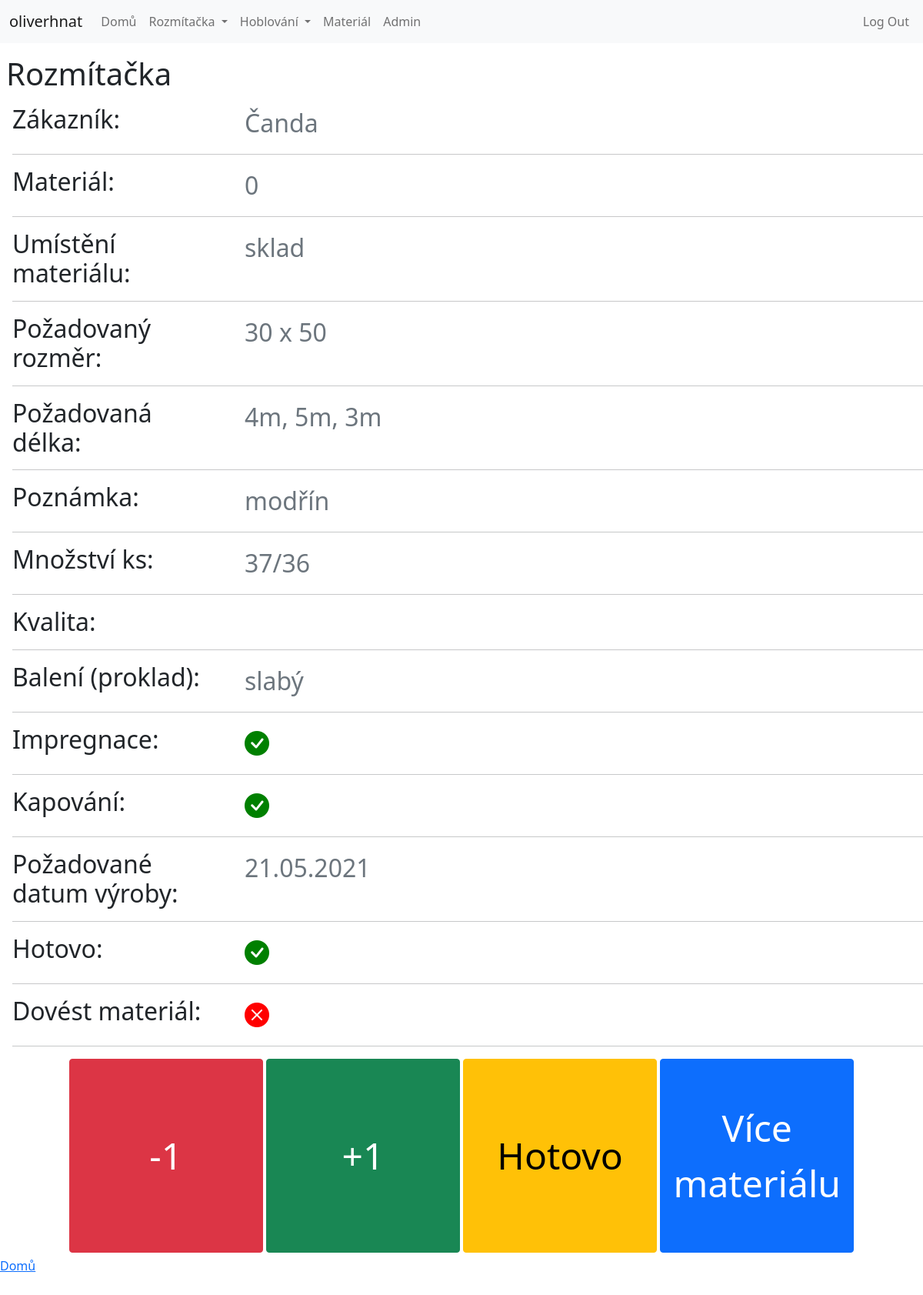
The page /r/1 (signed in) on the database as committed earlier.
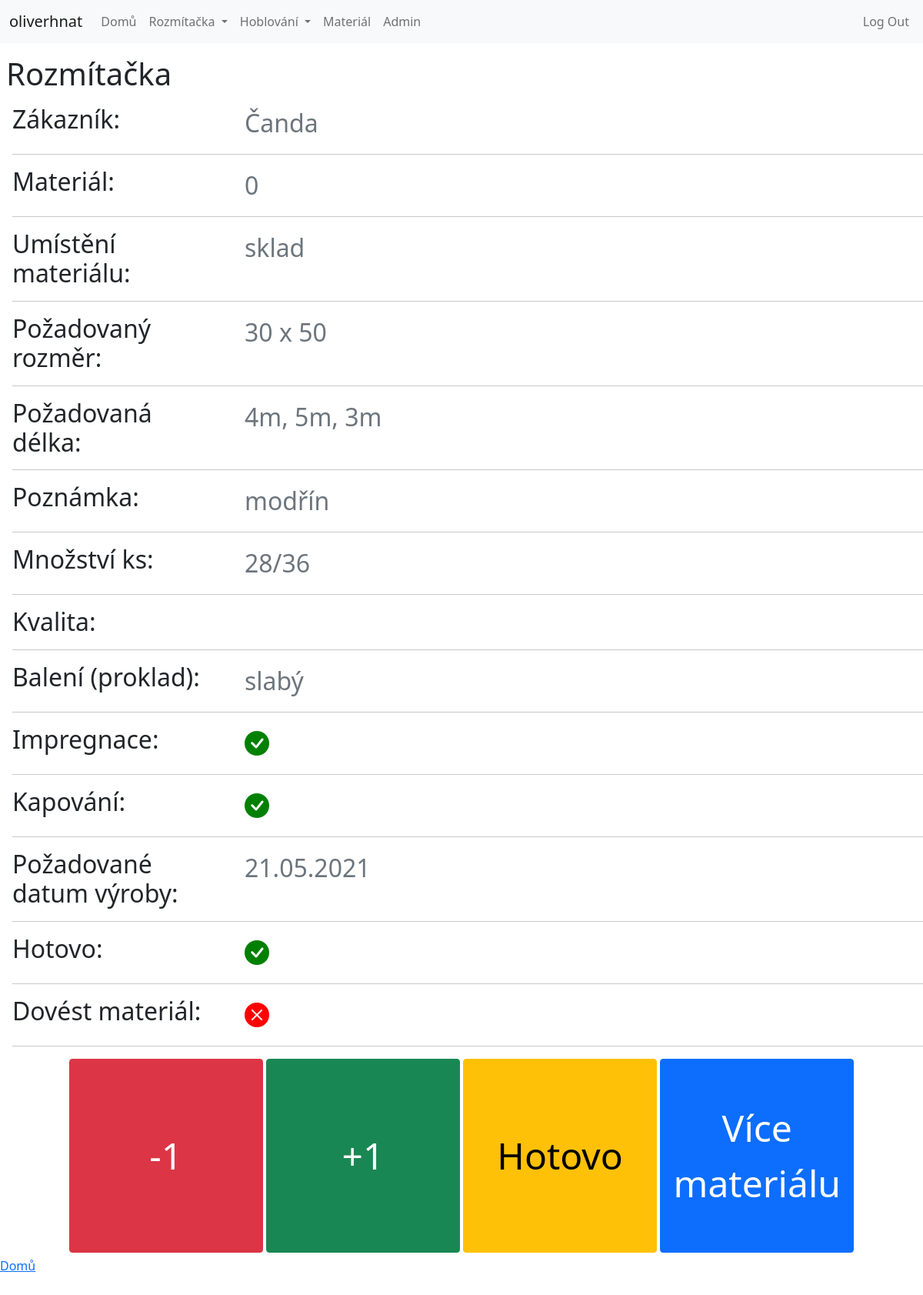
The same page on the database as committed later.
### orders/models.py (models this page shows, shortened)
class Rozmitacka(models.Model):
    zakaznik = models.CharField("Zákazník",blank=True, max_length=128)
    material = models.CharField("Materiál", blank=True, max_length=128)
    umisteni_materialu = models.CharField("Umístění materiálu", blank=True, max_length=128)
    pozadovany_rozmer = models.CharField("Požadovaný rozměr", blank=True, max_length=128)
    pozadovana_delka = models.CharField("Požadovaná délka", blank=True, max_length=128)
    poznamka = models.CharField("Poznámka", blank=True, max_length=128)
    ks = models.IntegerField("Kusů", default=1)
    ks_hotovo = models.IntegerField("Kusů hotovo", default=0)
    kvalita = models.CharField(blank=True, max_length=128)
    baleni = models.CharField("Balení", blank=True, max_length=128)
    impregnace = models.CharField(max_length=128, choices=[("Ano", "Ano"), ("Ne", "Ne")])
    kapovani = models.CharField("Kapování", max_length=128, choices=[("Ano", "Ano"), ("Ne", "Ne")])
    pozadovane_datum_vyroby = models.DateField("Požadované datum výroby", blank=True)
    hotovo = models.BooleanField("Hotovo", default=False)
    kontrola = models.BooleanField("Kontrola", default=False)
    get_material = models.BooleanField("Materiál", default=False)
    vytvoreno = models.DateTimeField("Vytvořeno", auto_now_add=True)
    class Meta:
        verbose_name_plural = "Rozmítačka"
        verbose_name = "Rozmítačka"

### orders/views.py (the view)
# urls.py: path("r/<int:r_id>", views.r_info, name="r_info"),
@login_required
def r_info(request, r_id):
    info = Rozmitacka.objects.get(id=r_id)
    return render(request, 'orders/r_info.html', {
        "order": info,
        "rozmitacka": rozmitacka_model,
        "hoblovani": hoblovani_model,
    })

### orders/templatetags/custom_tags.py (called while the page is built)
@register.filter(name="has_group")
def has_group(user, group_name):
    return user.groups.filter(name=group_name).exists()

### orders/templates/orders/r_info.html (shortened to what the changed rows need)
{% extends "orders/layout.html" %}
{% block body %}
<h1  class="heading">Rozmítačka</h1>
<div class="details">
    <div class="row" style="margin-top: 1rem;">
        <div class="col-sm-3">
            <h5 class="mb-0">Zákazník:</h5>
          </div>
          <div class="col-sm-9 text-secondary"> {{ order.zakaznik }}</h3></div>
        </div>
  <div class="row">
          <div class="col-sm-3">
            <h6 class="mb-0">Materiál:</h6>
          </div>
          <div class="col-sm-9 text-secondary"> {{ order.material }}</div>
        </div>
  <div class="row">
          <div class="col-sm-3">
            <h6 class="mb-0">Umístění materiálu:</h6>
          </div>
          <div class="col-sm-9 text-secondary"> {{ order.umisteni_materialu }}</div>
        </div>
  <div class="row">
          <div class="col-sm-3">
            <h6 class="mb-0">Požadovaný rozměr:</h6>
          </div>
          <div class="col-sm-9 text-secondary"> {{ order.pozadovany_rozmer }}</div>
        </div>
  <div class="row">
          <div class="col-sm-3">
            <h6 class="mb-0">Požadovaná délka:</h6>
          </div>
          <div class="col-sm-9 text-secondary"> {{ order.pozadovana_delka }}</div>
        </div>
  <div class="row">
          <div class="col-sm-3">
            <h6 class="mb-0">Poznámka:</h6>
          </div>
          <div class="col-sm-9 text-secondary"> {{ order.poznamka }}</div>
        </div>
  <div class="row">
          <div class="col-sm-3">
            <h6 class="mb-0" >Množství ks:</h6>
        </div>
        <div class="col-sm-9 text-secondary">
            <div id="c_done" style="display:inline-block"> {{ order.ks_hotovo }}</div>/{{ order.ks }}</div>
        </div>
  <div class="row">
          <div class="col-sm-3">
            <h6 class="mb-0">Balení (proklad):</h6>
          </div>
          <div class="col-sm-9 text-secondary"> {{ order.baleni }}</div>
        </div>
  <div class="row">
          <div class="col-sm-3">
            <h6 class="mb-0">Požadované datum výroby:</h6>
          </div>
          <div class="col-sm-9 text-secondary"> {{ order.pozadovane_datum_vyroby|date:'d.m.Y' }}</div>
        </div>
</div>
{% endblock %}

Rows that differ between the two databases and show on the page:
changed Rozmitacka "Čanda": ks_hotovo "37" → "28"
